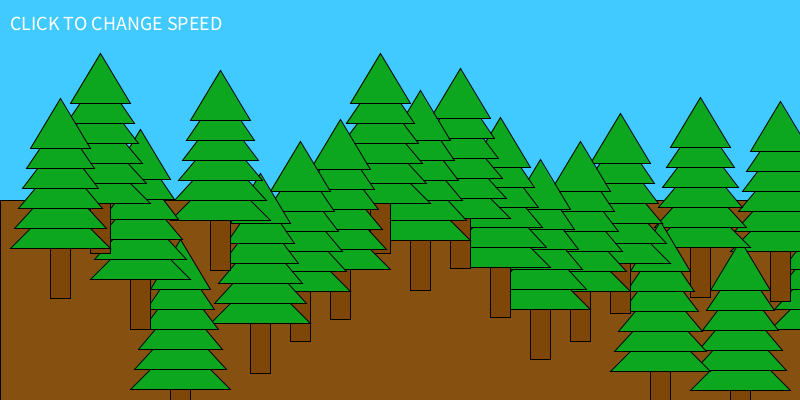
Frame 1 (no input)
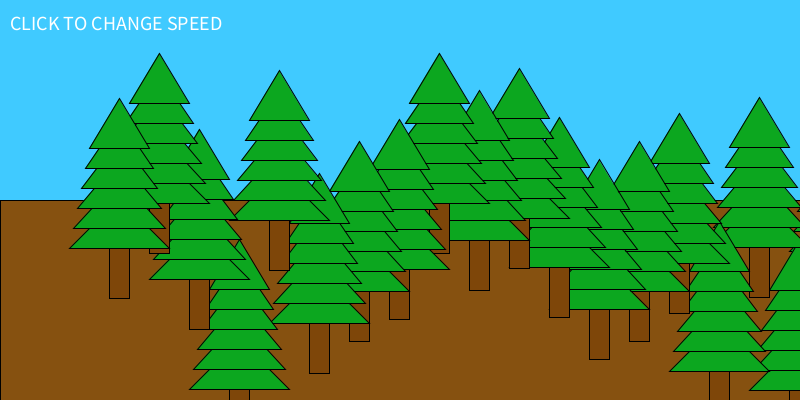
Frame 60 (the mouse pressed at the canvas centre just before this capture)
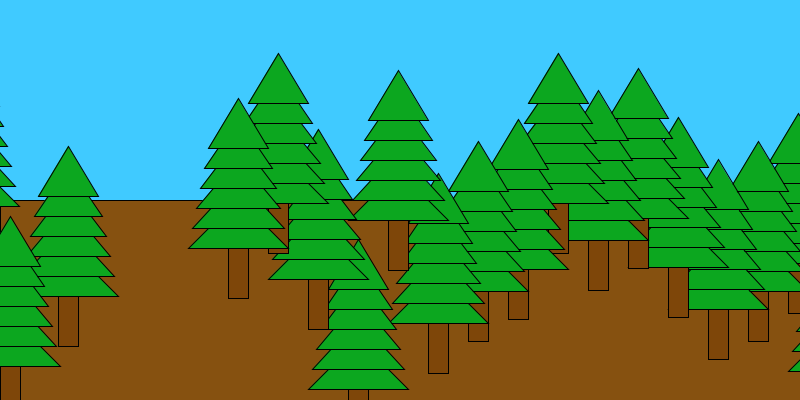
Frame 120 (the mouse held since frame 60 and released just before this capture)

The Processing sketch that drew these frames (run headless with seeded random() and noise(); from frame 60 on, the mouse is pressed at the canvas centre):

// Processing sketch: infinite_forest
// ── infinite_forest.pde
//define random variables
float rx = 0;
int x = 0;
float ry = 0;
//define front/furthest tree variable
int f = 0;
//define scroll speed variable
int s = 1;
//define text variable
boolean t = true;
//define tree arrays
int[] treeX = new int[20];
{
  treeX[0]=760;
  treeX[1]=720;
  treeX[2]=680;
  treeX[3]=640;
  treeX[4]=600;
  treeX[5]=560;
  treeX[6]=520;
  treeX[7]=480;
  treeX[8]=440;
  treeX[9]=400;
  treeX[10]=360;
  treeX[11]=320;
  treeX[12]=280;
  treeX[13]=240;
  treeX[14]=200;
  treeX[15]=160;
  treeX[16]=120;
  treeX[17]=80;
  treeX[18]=40;
  treeX[19]=0;
}
float[] treeY = new float[20];
{
  treeY[0]=random(-50, 150);
  treeY[1]=random(-50, 150);
  treeY[2]=random(-50, 150);
  treeY[3]=random(-50, 150);
  treeY[4]=random(-50, 150);
  treeY[5]=random(-50, 150);
  treeY[6]=random(-50, 150);
  treeY[7]=random(-50, 150);
  treeY[8]=random(-50, 150);
  treeY[9]=random(-50, 150);
  treeY[10]=random(-50, 150);
  treeY[11]=random(-50, 150);
  treeY[12]=random(-50, 150);
  treeY[13]=random(-50, 150);
  treeY[14]=random(-50, 150);
  treeY[15]=random(-50, 150);
  treeY[16]=random(-50, 150);
  treeY[17]=random(-50, 150);
  treeY[18]=random(-50, 150);
  treeY[19]=random(-50, 150);
}
//setup canvas size
void setup() {
  size(800, 400);
}
void draw() {
  //draw ground & sky
  background(#40CAFF);
  fill(#865110);
  rect(0, 200, 800, 200);
  //draw text if mouse has not been clicked
  fill(255);
  textSize(20);
  if (t==true) {
    text("CLICK TO CHANGE SPEED",10,30);
  }
  //whenever the tree in front scrolls off screen, loop it back to the start with a new random starting location
  if (treeX[f]>800) {
    rx = random(-150, -100);
    x = int(rx);
    treeX[f] = x;
    treeY[f] = random(-50, 150);
    f = (f+1) % 20;
    println(f);
  }
  //for every tree, draw it at its coordinates
  for (int i = 0; i < 20; i++) {
    //tree leaves
    fill (#0CA71F);
    triangle (10+treeX[i], 250+treeY[i], 60+treeX[i], 200+treeY[i], 110+treeX[i], 250+treeY[i]);
    triangle (14+treeX[i], 230+treeY[i], 60+treeX[i], 180+treeY[i], 106+treeX[i], 230+treeY[i]);
    triangle (18+treeX[i], 210+treeY[i], 60+treeX[i], 160+treeY[i], 102+treeX[i], 210+treeY[i]);
    triangle (22+treeX[i], 190+treeY[i], 60+treeX[i], 140+treeY[i], 98+treeX[i], 190+treeY[i]);
    triangle (26+treeX[i], 170+treeY[i], 60+treeX[i], 120+treeY[i], 94+treeX[i], 170+treeY[i]);
    triangle (30+treeX[i], 150+treeY[i], 60+treeX[i], 100+treeY[i], 90+treeX[i], 150+treeY[i]);
    //tree trunk
    fill (#7E4609);
    rect (50+treeX[i], 250+treeY[i], 20, 50);
    //increase the tree's x coordinate for the next draw loop (depending on speed)
    treeX[i] = treeX[i]+s;
  }
}
//increase speed and hide text on mouse click
void mousePressed() {
  s = (s++)%3+1;
  t = false;
}
